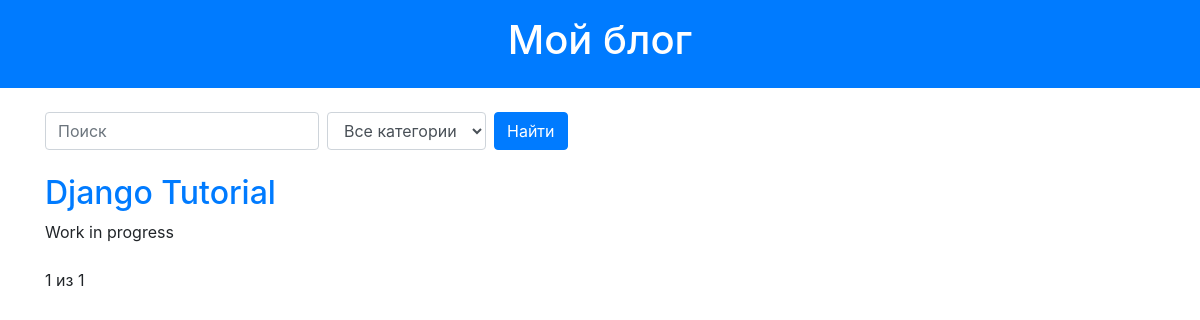
/, run on an earlier commit of the app's database.
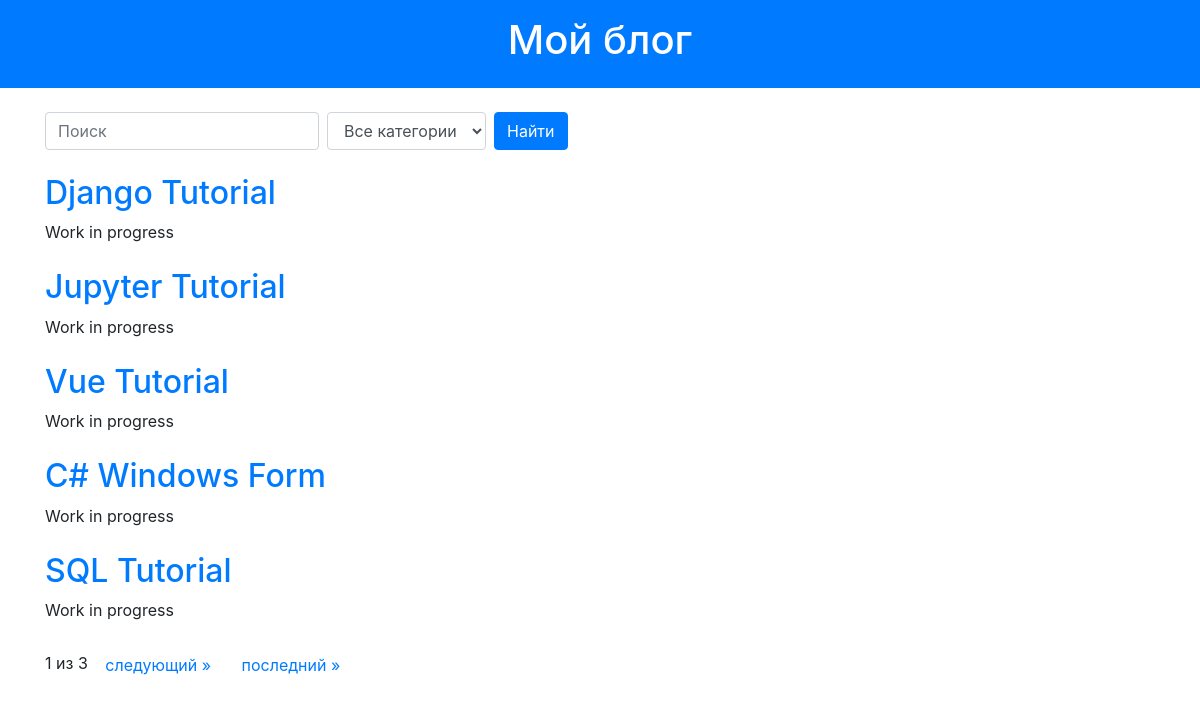
And on a later commit of the database.
### blog/models.py (models this page shows, shortened)
class Post(models.Model):
    title = models.CharField(max_length=200)
    content = models.TextField()
    created_at = models.DateTimeField(auto_now_add=True)
    updated_at = models.DateTimeField(auto_now=True)
    author = models.ForeignKey(User, on_delete=models.CASCADE)
    category = models.ForeignKey(Category, on_delete=models.SET_NULL, null=True, blank=True)
    image = models.ImageField(upload_to='article_image', blank=True, null=True)

### blog/views.py (the view)
# urls.py: path('', post_list, name='post_list'),
def post_list(request):
    query = request.GET.get('q')
    category_id = request.GET.get('category')
    posts = Post.objects.all()
    if category_id:
        posts = posts.filter(category_id=category_id)
    if query:
        posts = posts.filter(title__icontains=query)
    paginator = Paginator(posts, 5)
    page_number = request.GET.get('page')
    page_obj = paginator.get_page(page_number)
    categories = Category.objects.all()
    return render(request, 'blog/post_list.html', {'page_obj': page_obj, 'query': query, 'categories': categories})

### blog/templates/blog/post_list.html (shortened to what this page needs)
{% extends 'blog/base.html' %}
{% block body %}
<div class="my-4">
    <form method="GET" class="form-inline">
        <input type="text" name="q" value="{{ query|default:'' }}" class="form-control mr-2" placeholder="Поиск">
        <select name="category" class="form-control mr-2">
            <option value="">Все категории</option>
        </select>
        <button type="submit" class="btn btn-primary">Найти</button>
    </form>
</div>
{% for post in page_obj %}
    <div class="post mb-4">
        <h2><a href="{% url 'post_detail' post.id %}">{{ post.title }}</a></h2>
        <p>{{ post.content|truncatewords:30 }}</p>
    </div>
{% endfor %}
<div class="pagination">
    <span class="step-links">
        <span class="current">
            {{ page_obj.number }} из {{ page_obj.paginator.num_pages }}
        </span>
        {% if page_obj.has_next %}
            <a class="btn btn-link" href="?page={{ page_obj.next_page_number }}">следующий »</a>
            <a class="btn btn-link" href="?page={{ page_obj.paginator.num_pages }}">последний &raquo;</a>
        {% endif %}
    </span>
</div>
{% endblock %}

What changed in the data, as far as the page shows it:
added Post: title "Jupyter Tutorial", content "Work in progress"
added Post: title "Vue Tutorial", content "Work in progress"
added Post: title "C# Windows Form", content "Work in progress"
added Post: title "SQL Tutorial", content "Work in progress"
Also different on the page:
{{ page_obj.paginator.num_pages }}: "1" → "3"
text now shown: "следующий » последний »"
